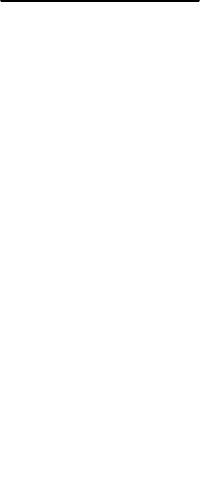
        <widget class="QFrame" name="side_panel_2">
         <property name="maximumSize">
          <size>
           <width>16777215</width>
           <height>16777215</height>
          </size>
         </property>
         <property name="styleSheet">
          <string notr="true">background: transparent;
border-top: 2px solid black;</string>
         </property>
         <property name="frameShape">
          <enum>QFrame::StyledPanel</enum>
         </property>
         <property name="frameShadow">
          <enum>QFrame::Raised</enum>
         </property>
         <layout class="QVBoxLayout" name="verticalLayout_6">
          <property name="leftMargin">
           <number>0</number>
          </property>
          <property name="rightMargin">
           <number>0</number>
          </property>
          <property name="bottomMargin">
           <number>50</number>
          </property>
          <item>
           <widget class="QFrame" name="home_button_frame">
            <property name="minimumSize">
             <size>
              <width>0</width>
              <height>0</height>
             </size>
            </property>
            <property name="styleSheet">
             <string notr="true">QFrame {
	border-top:0px;
    background-color: transparent;
    border: none;
}

QFrame:hover {
    background: transparent;
	border-top: 2px solid black;
    border-top-left-radius: 25px;
    border-bottom-left-radius: 25px;
    border-left: 2px solid black;
    border-bottom: 2px solid black;
}
</string>
            </property>
            <property name="frameShape">
             <enum>QFrame::StyledPanel</enum>
            </property>
            <property name="frameShadow">
             <enum>QFrame::Raised</enum>
            </property>
            <layout class="QVBoxLayout" name="verticalLayout_86">
             <property name="spacing">
              <number>0</number>
             </property>
             <property name="leftMargin">
              <number>2</number>
             </property>
             <property name="topMargin">
              <number>2</number>
             </property>
             <property name="rightMargin">
              <number>0</number>
             </property>
             <property name="bottomMargin">
              <number>2</number>
             </property>
             <item>
              <widget class="QPushButton" name="home_button">
               <property name="sizePolicy">
                <sizepolicy hsizetype="Minimum" vsizetype="Fixed">
                 <horstretch>0</horstretch>
                 <verstretch>0</verstretch>
                </sizepolicy>
               </property>
               <property name="minimumSize">
                <size>
                 <width>0</width>
                 <height>50</height>
                </size>
               </property>
               <property name="font">
                <font>
                 <family>Times New Roman</family>
                 <pointsize>14</pointsize>
                 <weight>75</weight>
                 <bold>true</bold>
                </font>
               </property>
               <property name="styleSheet">
                <string notr="true">QPushButton {
    background-color: transparent;
    border-top-left-radius: 25px;
    border-bottom-left-radius: 25px;
	border-image:url(:/Side_panel/Image_resources/sidePanel/home2.png);
    border: none;
}

QPushButton:hover {
	border-image: url(:/Side_panel/Image_resources/sidePanel/home1.png);
    border-top-left-radius: 25px;
    border-bottom-left-radius: 25px;
	border-bottom-right-radius:0px;
}
QPushButton:Pressed{
    background-color: transparent;
    border-top-left-radius: 25px;
    border-bottom-left-radius: 25px;
	border-image:url(:/Side_panel/Image_resources/sidePanel/home2.png);
    border: none;
}</string>
               </property>
               <property name="text">
                <string/>
               </property>
               <property name="default">
                <bool>false</bool>
               </property>
               <property name="flat">
                <bool>false</bool>
               </property>
              </widget>
             </item>
            </layout>
           </widget>
          </item>
          <item>
           <widget class="QFrame" name="graphs_button_frame">
            <property name="minimumSize">
             <size>
              <width>0</width>
              <height>0</height>
             </size>
            </property>
            <property name="styleSheet">
             <string notr="true">QFrame {
	border-top:0px;
    background-color: transparent;
    border: none;
}

QFrame:hover {
    background: transparent;
	border-top: 2px solid black;
    border-top-left-radius: 25px;
    border-bottom-left-radius: 25px;
    border-left: 2px solid black;
    border-bottom: 2px solid black;
}
</string>
            </property>
            <property name="frameShape">
             <enum>QFrame::StyledPanel</enum>
            </property>
            <property name="frameShadow">
             <enum>QFrame::Raised</enum>
            </property>
            <layout class="QVBoxLayout" name="verticalLayout_85">
             <property name="spacing">
              <number>0</number>
             </property>
             <property name="leftMargin">
              <number>2</number>
             </property>
             <property name="topMargin">
              <number>2</number>
             </property>
             <property name="rightMargin">
              <number>0</number>
             </property>
             <property name="bottomMargin">
              <number>2</number>
             </property>
             <item>
              <widget class="QPushButton" name="graphs_button">
               <property name="sizePolicy">
                <sizepolicy hsizetype="Minimum" vsizetype="Fixed">
                 <horstretch>0</horstretch>
                 <verstretch>0</verstretch>
                </sizepolicy>
               </property>
               <property name="minimumSize">
                <size>
                 <width>0</width>
                 <height>50</height>
                </size>
               </property>
               <property name="font">
                <font>
                 <family>Times New Roman</family>
                 <pointsize>14</pointsize>
                 <weight>75</weight>
                 <bold>true</bold>
                </font>
               </property>
               <property name="styleSheet">
                <string notr="true">QPushButton {
    background-color: transparent;
    border-top-left-radius: 25px;
    border-bottom-left-radius: 25px;
	border-image: url(:/Side_panel/Image_resources/sidePanel/graphs2.png);
    border: none;
}

QPushButton:hover {
	border-image: url(:/Side_panel/Image_resources/sidePanel/graphs1.png);
    border-top-left-radius: 25px;
    border-bottom-left-radius: 25px;
	border-bottom-right-radius:0px;
}

QPushButton:Pressed {
    background-color: transparent;
    border-top-left-radius: 25px;
    border-bottom-left-radius: 25px;
	border-image: url(:/Side_panel/Image_resources/sidePanel/graphs2.png);
    border: none;
}</string>
               </property>
               <property name="text">
                <string/>
               </property>
               <property name="default">
                <bool>false</bool>
               </property>
               <property name="flat">
                <bool>false</bool>
               </property>
              </widget>
             </item>
            </layout>
           </widget>
          </item>
          <item>
           <widget class="QFrame" name="GPS_button_frame">
            <property name="minimumSize">
             <size>
              <width>0</width>
              <height>0</height>
             </size>
            </property>
            <property name="styleSheet">
             <string notr="true">QFrame {
	border-top:0px;
    background-color: transparent;
    border: none;
}

QFrame:hover {
    background: transparent;
	border-top: 2px solid black;
    border-top-left-radius: 25px;
    border-bottom-left-radius: 25px;
    border-left: 2px solid black;
    border-bottom: 2px solid black;
}
</string>
            </property>
            <property name="frameShape">
             <enum>QFrame::StyledPanel</enum>
            </property>
            <property name="frameShadow">
             <enum>QFrame::Raised</enum>
            </property>
            <layout class="QVBoxLayout" name="verticalLayout_84">
             <property name="spacing">
              <number>0</number>
             </property>
             <property name="leftMargin">
              <number>2</number>
             </property>
             <property name="topMargin">
              <number>2</number>
             </property>
             <property name="rightMargin">
              <number>0</number>
             </property>
             <property name="bottomMargin">
              <number>2</number>
             </property>
             <item>
              <widget class="QPushButton" name="GPS_button">
               <property name="sizePolicy">
                <sizepolicy hsizetype="Minimum" vsizetype="Fixed">
                 <horstretch>0</horstretch>
                 <verstretch>0</verstretch>
                </sizepolicy>
               </property>
               <property name="minimumSize">
                <size>
                 <width>0</width>
                 <height>50</height>
                </size>
               </property>
               <property name="font">
                <font>
                 <family>Times New Roman</family>
                 <pointsize>14</pointsize>
                 <weight>75</weight>
                 <bold>true</bold>
                </font>
               </property>
               <property name="styleSheet">
                <string notr="true">QPushButton {
    background-color: transparent;
    border-top-left-radius: 25px;
    border-bottom-left-radius: 25px;
	border-image: url(:/Side_panel/Image_resources/sidePanel/GPS2.png);
    border: none;
}

QPushButton:hover {
	border-image: url(:/Side_panel/Image_resources/sidePanel/GPS1.png);
    border-top-left-radius: 25px;
    border-bottom-left-radius: 25px;
	border-bottom-right-radius:0px;
}

QPushButton:Pressed {
    background-color: transparent;
    border-top-left-radius: 25px;
    border-bottom-left-radius: 25px;
	border-image: url(:/Side_panel/Image_resources/sidePanel/GPS2.png);
    border: none;
}</string>
               </property>
               <property name="text">
                <string/>
               </property>
               <property name="default">
                <bool>false</bool>
               </property>
               <property name="flat">
                <bool>false</bool>
               </property>
              </widget>
             </item>
            </layout>
           </widget>
          </item>
          <item>
           <widget class="QFrame" name="RKTmodel_button_frame">
            <property name="minimumSize">
             <size>
              <width>0</width>
              <height>0</height>
             </size>
            </property>
            <property name="styleSheet">
             <string notr="true">QFrame {
	border-top:0px;
    background-color: transparent;
    border: none;
}

QFrame:hover {
    background: transparent;
	border-top: 2px solid black;
    border-top-left-radius: 25px;
    border-bottom-left-radius: 25px;
    border-left: 2px solid black;
    border-bottom: 2px solid black;
}
</string>
            </property>
            <property name="frameShape">
             <enum>QFrame::StyledPanel</enum>
            </property>
            <property name="frameShadow">
             <enum>QFrame::Raised</enum>
            </property>
            <layout class="QVBoxLayout" name="verticalLayout_83">
             <property name="spacing">
              <number>0</number>
             </property>
             <property name="leftMargin">
              <number>2</number>
             </property>
             <property name="topMargin">
              <number>2</number>
             </property>
             <property name="rightMargin">
              <number>0</number>
             </property>
             <property name="bottomMargin">
              <number>2</number>
             </property>
             <item>
              <widget class="QPushButton" name="rkt_model_button">
               <property name="sizePolicy">
                <sizepolicy hsizetype="Minimum" vsizetype="Fixed">
                 <horstretch>0</horstretch>
                 <verstretch>0</verstretch>
                </sizepolicy>
               </property>
               <property name="minimumSize">
                <size>
                 <width>0</width>
                 <height>50</height>
                </size>
               </property>
               <property name="font">
                <font>
                 <family>Times New Roman</family>
                 <pointsize>14</pointsize>
                 <weight>75</weight>
                 <bold>true</bold>
                </font>
               </property>
               <property name="styleSheet">
                <string notr="true">QPushButton {
    background-color: transparent;
    border-top-left-radius: 25px;
    border-bottom-left-radius: 25px;
	border-image: url(:/Side_panel/Image_resources/sidePanel/RKT_MODEL2.png);
    border: none;
}

QPushButton:hover {
	border-image: url(:/Side_panel/Image_resources/sidePanel/RKT_MODEL1.png);
    border-top-left-radius: 25px;
    border-bottom-left-radius: 25px;
	border-bottom-right-radius:0px;
}

QPushButton:Pressed {
    background-color: transparent;
    border-top-left-radius: 25px;
    border-bottom-left-radius: 25px;
	border-image: url(:/Side_panel/Image_resources/sidePanel/RKT_MODEL2.png);
    border: none;
}
</string>
               </property>
               <property name="text">
                <string/>
               </property>
               <property name="default">
                <bool>false</bool>
               </property>
               <property name="flat">
                <bool>false</bool>
               </property>
              </widget>
             </item>
            </layout>
           </widget>
          </item>
          <item>
           <widget class="QFrame" name="tabledata_button_frame">
            <property name="minimumSize">
             <size>
              <width>0</width>
              <height>0</height>
             </size>
            </property>
            <property name="styleSheet">
             <string notr="true">QFrame {
	border-top:0px;
    background-color: transparent;
    border: none;
}

QFrame:hover {
    background: transparent;
	border-top: 2px solid black;
    border-top-left-radius: 25px;
    border-bottom-left-radius: 25px;
    border-left: 2px solid black;
    border-bottom: 2px solid black;
}
</string>
            </property>
            <property name="frameShape">
             <enum>QFrame::StyledPanel</enum>
            </property>
            <property name="frameShadow">
             <enum>QFrame::Raised</enum>
            </property>
            <layout class="QVBoxLayout" name="verticalLayout_82">
             <property name="spacing">
              <number>0</number>
             </property>
             <property name="leftMargin">
              <number>2</number>
             </property>
             <property name="topMargin">
              <number>2</number>
             </property>
             <property name="rightMargin">
              <number>0</number>
             </property>
             <property name="bottomMargin">
              <number>2</number>
             </property>
             <item>
              <widget class="QPushButton" name="tabledata_button">
               <property name="sizePolicy">
                <sizepolicy hsizetype="Minimum" vsizetype="Fixed">
                 <horstretch>0</horstretch>
                 <verstretch>0</verstretch>
                </sizepolicy>
               </property>
               <property name="minimumSize">
                <size>
                 <width>0</width>
                 <height>50</height>
                </size>
               </property>
               <property name="font">
                <font>
                 <family>Times New Roman</family>
                 <pointsize>14</pointsize>
                 <weight>75</weight>
                 <bold>true</bold>
                </font>
               </property>
               <property name="styleSheet">
                <string notr="true">QPushButton {
    background-color: transparent;
    border-top-left-radius: 25px;
    border-bottom-left-radius: 25px;
	border-image: url(:/Side_panel/Image_resources/sidePanel/table_data2.png);
    border: none;
}

QPushButton:hover {
	border-image: url(:/Side_panel/Image_resources/sidePanel/table_data1.png);
    border-top-left-radius: 25px;
    border-bottom-left-radius: 25px;
	border-bottom-right-radius:0px;
}

QPushButton:Pressed {
    background-color: transparent;
    border-top-left-radius: 25px;
    border-bottom-left-radius: 25px;
	border-image: url(:/Side_panel/Image_resources/sidePanel/table_data2.png);
    border: none;
}
</string>
               </property>
               <property name="text">
                <string/>
               </property>
               <property name="default">
                <bool>false</bool>
               </property>
               <property name="flat">
                <bool>false</bool>
               </property>
              </widget>
             </item>
            </layout>
           </widget>
          </item>
          <item>
           <widget class="QFrame" name="settings_button_frame">
            <property name="minimumSize">
             <size>
              <width>0</width>
              <height>0</height>
             </size>
            </property>
            <property name="styleSheet">
             <string notr="true">QFrame {
	border-top:0px;
    background-color: transparent;
    border: none;
}

QFrame:hover {
    background: transparent;
	border-top: 2px solid black;
    border-top-left-radius: 25px;
    border-bottom-left-radius: 25px;
    border-left: 2px solid black;
    border-bottom: 2px solid black;
}
</string>
            </property>
            <property name="frameShape">
             <enum>QFrame::StyledPanel</enum>
            </property>
            <property name="frameShadow">
             <enum>QFrame::Raised</enum>
            </property>
            <layout class="QVBoxLayout" name="verticalLayout_79">
             <property name="spacing">
              <number>0</number>
             </property>
             <property name="leftMargin">
              <number>2</number>
             </property>
             <property name="topMargin">
              <number>2</number>
             </property>
             <property name="rightMargin">
              <number>0</number>
             </property>
             <property name="bottomMargin">
              <number>2</number>
             </property>
             <item>
              <widget class="QPushButton" name="settings_button">
               <property name="sizePolicy">
                <sizepolicy hsizetype="Minimum" vsizetype="Fixed">
                 <horstretch>0</horstretch>
                 <verstretch>0</verstretch>
                </sizepolicy>
               </property>
               <property name="minimumSize">
                <size>
                 <width>0</width>
                 <height>50</height>
                </size>
               </property>
               <property name="font">
                <font>
                 <family>Times New Roman</family>
                 <pointsize>14</pointsize>
                 <weight>75</weight>
                 <bold>true</bold>
                </font>
               </property>
               <property name="styleSheet">
                <string notr="true">QPushButton {	
	border-image: url(:/Side_panel/Image_resources/sidePanel/settings1.png);
    background-color: transparent;
    border-top-left-radius: 25px;
    border-bottom-left-radius: 25px;
    border: none;
}

QPushButton:hover {
	border-image: url(:/Side_panel/Image_resources/sidePanel/settings2.png);
    border-top-left-radius: 25px;
    border-bottom-left-radius: 25px;
	border-bottom-right-radius:0px;
}

QPushButton:Pressed {	
	border-image: url(:/Side_panel/Image_resources/sidePanel/settings1.png);
    background-color: transparent;
    border-top-left-radius: 25px;
    border-bottom-left-radius: 25px;
    border: none;
}</string>
               </property>
               <property name="text">
                <string/>
               </property>
               <property name="default">
                <bool>false</bool>
               </property>
               <property name="flat">
                <bool>false</bool>
               </property>
              </widget>
             </item>
            </layout>
           </widget>
          </item>
          <item>
           <widget class="QFrame" name="notif_button_frame">
            <property name="minimumSize">
             <size>
              <width>0</width>
              <height>0</height>
             </size>
            </property>
            <property name="styleSheet">
             <string notr="true">QFrame {
	border-top:0px;
    background-color: transparent;
    border: none;
}

QFrame:hover {
    background: transparent;
	border-top: 2px solid black;
    border-top-left-radius: 25px;
    border-bottom-left-radius: 25px;
    border-left: 2px solid black;
    border-bottom: 2px solid black;
}
</string>
            </property>
            <property name="frameShape">
             <enum>QFrame::StyledPanel</enum>
            </property>
            <property name="frameShadow">
             <enum>QFrame::Raised</enum>
            </property>
            <layout class="QVBoxLayout" name="verticalLayout_78">
             <property name="spacing">
              <number>0</number>
             </property>
             <property name="leftMargin">
              <number>2</number>
             </property>
             <property name="topMargin">
              <number>2</number>
             </property>
             <property name="rightMargin">
              <number>0</number>
             </property>
             <property name="bottomMargin">
              <number>2</number>
             </property>
             <item>
              <widget class="QPushButton" name="notif_button">
               <property name="sizePolicy">
                <sizepolicy hsizetype="Minimum" vsizetype="Fixed">
                 <horstretch>0</horstretch>
                 <verstretch>0</verstretch>
                </sizepolicy>
               </property>
               <property name="minimumSize">
                <size>
                 <width>0</width>
                 <height>50</height>
                </size>
               </property>
               <property name="font">
                <font>
                 <family>Times New Roman</family>
                 <pointsize>14</pointsize>
                 <weight>75</weight>
                 <bold>true</bold>
                </font>
               </property>
               <property name="styleSheet">
                <string notr="true">QPushButton {
    background-color: transparent;
    border-top-left-radius: 25px;
    border-bottom-left-radius: 25px;
	border-image: url(:/Side_panel/Image_resources/sidePanel/notif2.png);
    border: none;
}

QPushButton:hover {
	
	border-image: url(:/Side_panel/Image_resources/sidePanel/notif1.png);
    border-top-left-radius: 25px;
    border-bottom-left-radius: 25px;
	border-bottom-right-radius:0px;
}

QPushButton:Pressed {
    background-color: transparent;
    border-top-left-radius: 25px;
    border-bottom-left-radius: 25px;
	border-image: url(:/Side_panel/Image_resources/sidePanel/notif2.png);
    border: none;
}
</string>
               </property>
               <property name="text">
                <string/>
               </property>
               <property name="default">
                <bool>false</bool>
               </property>
               <property name="flat">
                <bool>false</bool>
               </property>
              </widget>
             </item>
            </layout>
           </widget>
          </item>
         </layout>
        </widget>
